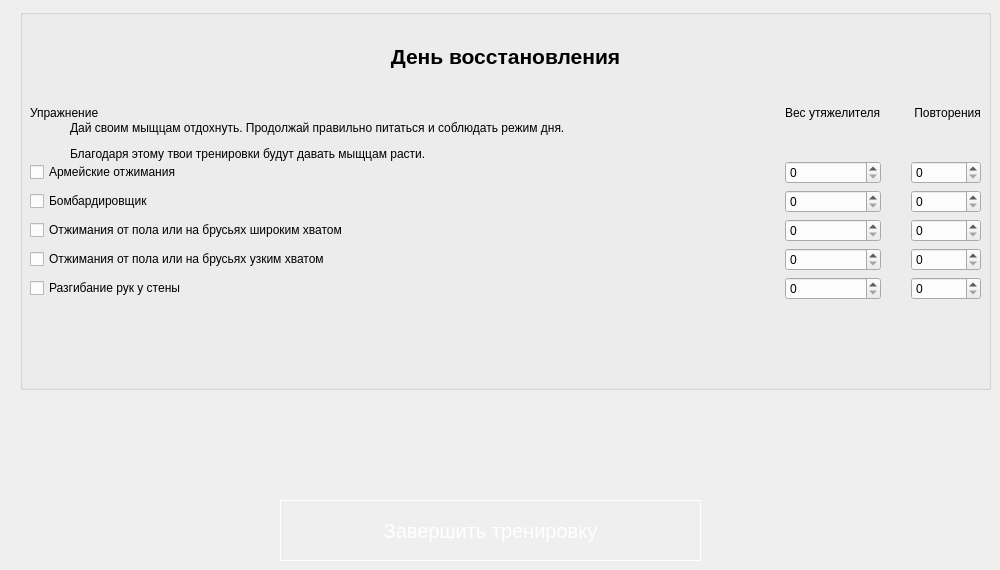
                <widget class="QWidget" name="tab_7">
                 <attribute name="title">
                  <string>День 7</string>
                 </attribute>
                 <widget class="QWidget" name="gridLayoutWidget_7">
                  <property name="geometry">
                   <rect>
                    <x>30</x>
                    <y>70</y>
                    <width>951</width>
                    <height>230</height>
                   </rect>
                  </property>
                  <layout class="QGridLayout" name="gridLayout_7" rowstretch="0,0,0,0,0,0" columnstretch="3,0,0">
                   <property name="horizontalSpacing">
                    <number>30</number>
                   </property>
                   <item row="1" column="2">
                    <widget class="QSpinBox" name="spinBox_reps_1_7"/>
                   </item>
                   <item row="4" column="2">
                    <widget class="QSpinBox" name="spinBox_reps_4_7"/>
                   </item>
                   <item row="2" column="0">
                    <widget class="QCheckBox" name="checkBox_exersize_2_7">
                     <property name="text">
                      <string>Бомбардировщик</string>
                     </property>
                    </widget>
                   </item>
                   <item row="5" column="0">
                    <widget class="QCheckBox" name="checkBox_exersize_5_7">
                     <property name="text">
                      <string>Разгибание рук у стены</string>
                     </property>
                     <property name="checked">
                      <bool>false</bool>
                     </property>
                    </widget>
                   </item>
                   <item row="3" column="0">
                    <widget class="QCheckBox" name="checkBox_exersize_3_7">
                     <property name="text">
                      <string>Отжимания от пола или на брусьях широким хватом</string>
                     </property>
                    </widget>
                   </item>
                   <item row="5" column="2">
                    <widget class="QSpinBox" name="spinBox_reps_5_7"/>
                   </item>
                   <item row="3" column="2">
                    <widget class="QSpinBox" name="spinBox_reps_3_7"/>
                   </item>
                   <item row="4" column="1">
                    <widget class="QSpinBox" name="spinBox_extraWeight_4_7"/>
                   </item>
                   <item row="1" column="1">
                    <widget class="QSpinBox" name="spinBox_extraWeight_1_7"/>
                   </item>
                   <item row="0" column="0">
                    <widget class="QLabel" name="label_exersize_7">
                     <property name="text">
                      <string>Упражнение</string>
                     </property>
                    </widget>
                   </item>
                   <item row="3" column="1">
                    <widget class="QSpinBox" name="spinBox_extraWeight_3_7"/>
                   </item>
                   <item row="5" column="1">
                    <widget class="QSpinBox" name="spinBox_extraWeight_5_7"/>
                   </item>
                   <item row="2" column="2">
                    <widget class="QSpinBox" name="spinBox_reps_2_7"/>
                   </item>
                   <item row="4" column="0">
                    <widget class="QCheckBox" name="checkBox_exersize_4_7">
                     <property name="text">
                      <string>Отжимания от пола или на брусьях узким хватом</string>
                     </property>
                    </widget>
                   </item>
                   <item row="0" column="1">
                    <widget class="QLabel" name="label_extraWeigh_7">
                     <property name="text">
                      <string>Вес утяжелителя</string>
                     </property>
                    </widget>
                   </item>
                   <item row="0" column="2">
                    <widget class="QLabel" name="label_reps_7">
                     <property name="text">
                      <string> Повторения</string>
                     </property>
                    </widget>
                   </item>
                   <item row="1" column="0">
                    <widget class="QCheckBox" name="checkBox_exersize_1_7">
                     <property name="text">
                      <string>Армейские отжимания</string>
                     </property>
                     <property name="checked">
                      <bool>false</bool>
                     </property>
                    </widget>
                   </item>
                   <item row="2" column="1">
                    <widget class="QSpinBox" name="spinBox_extraWeight_2_7"/>
                   </item>
                  </layout>
                 </widget>
                 <widget class="QPushButton" name="pushButton_complete_7">
                  <property name="geometry">
                   <rect>
                    <x>280</x>
                    <y>500</y>
                    <width>421</width>
                    <height>61</height>
                   </rect>
                  </property>
                  <property name="styleSheet">
                   <string notr="true">QPushButton {
border:1px solid #fff;
font-size:20px;
color:#fff;
}
QPushButton:hover {
	background-color: rgb(85, 170, 255);
}</string>
                  </property>
                  <property name="text">
                   <string>Завершить тренировку</string>
                  </property>
                 </widget>
                 <widget class="QGroupBox" name="groupBox_rest_day">
                  <property name="geometry">
                   <rect>
                    <x>20</x>
                    <y>9</y>
                    <width>971</width>
                    <height>381</height>
                   </rect>
                  </property>
                  <property name="title">
                   <string/>
                  </property>
                  <widget class="QLabel" name="label_rest_day">
                   <property name="geometry">
                    <rect>
                     <x>50</x>
                     <y>20</y>
                     <width>871</width>
                     <height>161</height>
                    </rect>
                   </property>
                   <property name="text">
                    <string>&lt;html&gt;&lt;head/&gt;&lt;body&gt;&lt;p align=&quot;center&quot;&gt;&lt;span style=&quot; font-size:16pt; font-weight:600;&quot;&gt;День восстановления&lt;/span&gt;&lt;/p&gt;&lt;p align=&quot;center&quot;&gt;&lt;br/&gt;&lt;/p&gt;&lt;p&gt;Дай своим мыщцам отдохнуть. Продолжай правильно питаться и соблюдать режим дня.&lt;/p&gt;&lt;p&gt; Благодаря этому твои тренировки будут давать мыщцам расти.&lt;br/&gt;&lt;/p&gt;&lt;/body&gt;&lt;/html&gt;</string>
                   </property>
                  </widget>
                  <widget class="QLabel" name="label_rest_day_img">
                   <property name="geometry">
                    <rect>
                     <x>400</x>
                     <y>210</y>
                     <width>141</width>
                     <height>141</height>
                    </rect>
                   </property>
                   <property name="text">
                    <string/>
                   </property>
                   <property name="pixmap">
                    <pixmap>img/lighting_3.png</pixmap>
                   </property>
                  </widget>
                 </widget>
                </widget>
